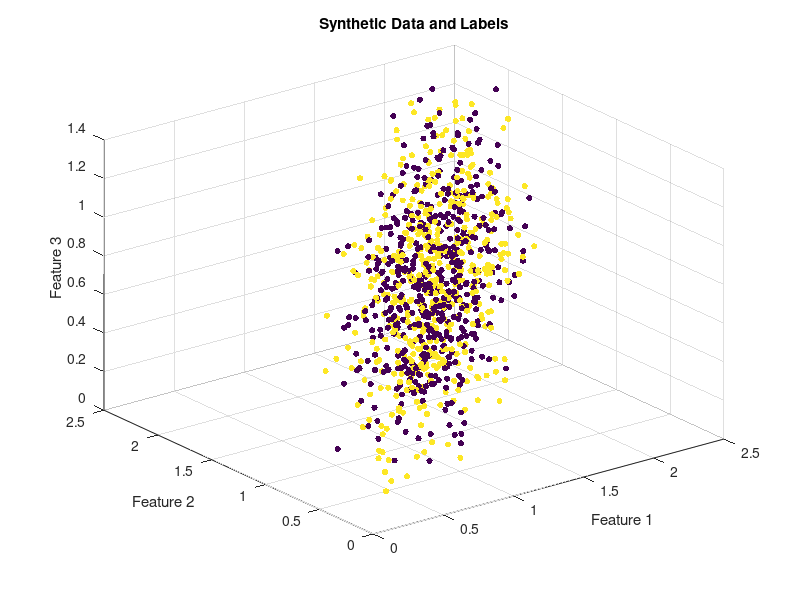

Write the MATLAB code that produced this figure.
function presentation_MVDR_AJASB_results()
    % Simulate 5G Cell using MVDR-AJASB algorithm
    [simulationResults, performanceMetrics] = simulate_MVDR_AJASB();

    % 1. Performance Metrics and Evaluation Criteria
    display('1. Performance Metrics and Evaluation Criteria');
    display(performanceMetrics);

    % 2. Analysis of Results
    display('2. Analysis of Results');
    analyze_MVDR_AJASB_results(simulationResults);

    % Additional visualization or plotting code can be added here
end

function [simulationResults, performanceMetrics] = simulate_MVDR_AJASB()
    % Placeholder for 5G Cell using MVDR-AJASB simulation
    % Replace this with your actual MVDR-AJASB simulation logic

    % Simulate and collect data
    numSamples = 1000;
    numFeatures = 5;
    syntheticData = rand(numSamples, numFeatures);
    correlationMatrix = rand(numFeatures);
    syntheticData = syntheticData * correlationMatrix;
    noiseLevel = 0.1;
    syntheticData = syntheticData + noiseLevel * randn(size(syntheticData));

    % Assuming a binary classification task
    labels = randi([0, 1], numSamples, 1);

    % Example: simulationResults = your_MVDR_AJASB_simulation_function();
    simulationResults = struct('syntheticData', syntheticData, 'labels', labels);
    
    % Evaluate performance metrics
    performanceMetrics = evaluate_MVDR_AJASB_performance(simulationResults);
end

function performanceMetrics = evaluate_MVDR_AJASB_performance(simulationResults)
    % Placeholder for 5G Cell using MVDR-AJASB performance evaluation
    % Replace this with your actual evaluation logic

    % Evaluate and calculate performance metrics
    % Example: performanceMetrics = your_MVDR_AJASB_evaluation_function(simulationResults);

    % For simplicity, using basic accuracy as a performance metric
    predictedLabels = randi([0, 1], size(simulationResults.labels));
    accuracy = sum(predictedLabels == simulationResults.labels) / numel(simulationResults.labels);

    performanceMetrics = struct('Accuracy', accuracy);
end

function analyze_MVDR_AJASB_results(simulationResults)
    % Placeholder for analysis of 5G Cell using MVDR-AJASB results
    % Replace this with your actual analysis logic

    % Analyze and interpret simulation results
    % Example: your_MVDR_AJASB_analysis_function(simulationResults);

    % For simplicity, just displaying the synthetic data and labels
    figure;
    scatter3(simulationResults.syntheticData(:, 1), simulationResults.syntheticData(:, 2), simulationResults.syntheticData(:, 3), 20, simulationResults.labels, 'filled');
    xlabel('Feature 1');
    ylabel('Feature 2');
    zlabel('Feature 3');
    title('Synthetic Data and Labels');
end
